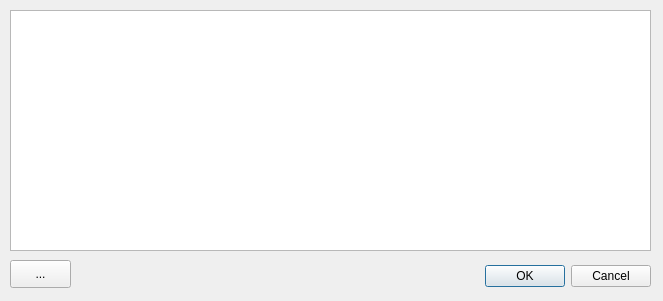
<?xml version="1.0" encoding="UTF-8"?>
<ui version="4.0">
 <class>HVLSPMergePackagesDialogBase</class>
 <widget class="QDialog" name="HVLSPMergePackagesDialogBase">
  <property name="geometry">
   <rect>
    <x>0</x>
    <y>0</y>
    <width>663</width>
    <height>301</height>
   </rect>
  </property>
  <property name="windowTitle">
   <string>Select GeoPackage files</string>
  </property>
  <widget class="QDialogButtonBox" name="button_box">
   <property name="geometry">
    <rect>
     <x>450</x>
     <y>260</y>
     <width>201</width>
     <height>32</height>
    </rect>
   </property>
   <property name="orientation">
    <enum>Qt::Horizontal</enum>
   </property>
   <property name="standardButtons">
    <set>QDialogButtonBox::Cancel|QDialogButtonBox::Ok</set>
   </property>
  </widget>
  <widget class="QToolButton" name="toolButton">
   <property name="geometry">
    <rect>
     <x>10</x>
     <y>260</y>
     <width>61</width>
     <height>28</height>
    </rect>
   </property>
   <property name="text">
    <string>...</string>
   </property>
  </widget>
  <widget class="QListWidget" name="listWidget">
   <property name="geometry">
    <rect>
     <x>10</x>
     <y>10</y>
     <width>641</width>
     <height>241</height>
    </rect>
   </property>
   <property name="dragDropMode">
    <enum>QAbstractItemView::DropOnly</enum>
   </property>
   <property name="selectionMode">
    <enum>QAbstractItemView::MultiSelection</enum>
   </property>
   <property name="sortingEnabled">
    <bool>true</bool>
   </property>
  </widget>
 </widget>
 <resources/>
 <connections>
  <connection>
   <sender>button_box</sender>
   <signal>accepted()</signal>
   <receiver>HVLSPMergePackagesDialogBase</receiver>
   <slot>accept()</slot>
   <hints>
    <hint type="sourcelabel">
     <x>20</x>
     <y>20</y>
    </hint>
    <hint type="destinationlabel">
     <x>20</x>
     <y>20</y>
    </hint>
   </hints>
  </connection>
  <connection>
   <sender>button_box</sender>
   <signal>rejected()</signal>
   <receiver>HVLSPMergePackagesDialogBase</receiver>
   <slot>reject()</slot>
   <hints>
    <hint type="sourcelabel">
     <x>20</x>
     <y>20</y>
    </hint>
    <hint type="destinationlabel">
     <x>20</x>
     <y>20</y>
    </hint>
   </hints>
  </connection>
 </connections>
</ui>
